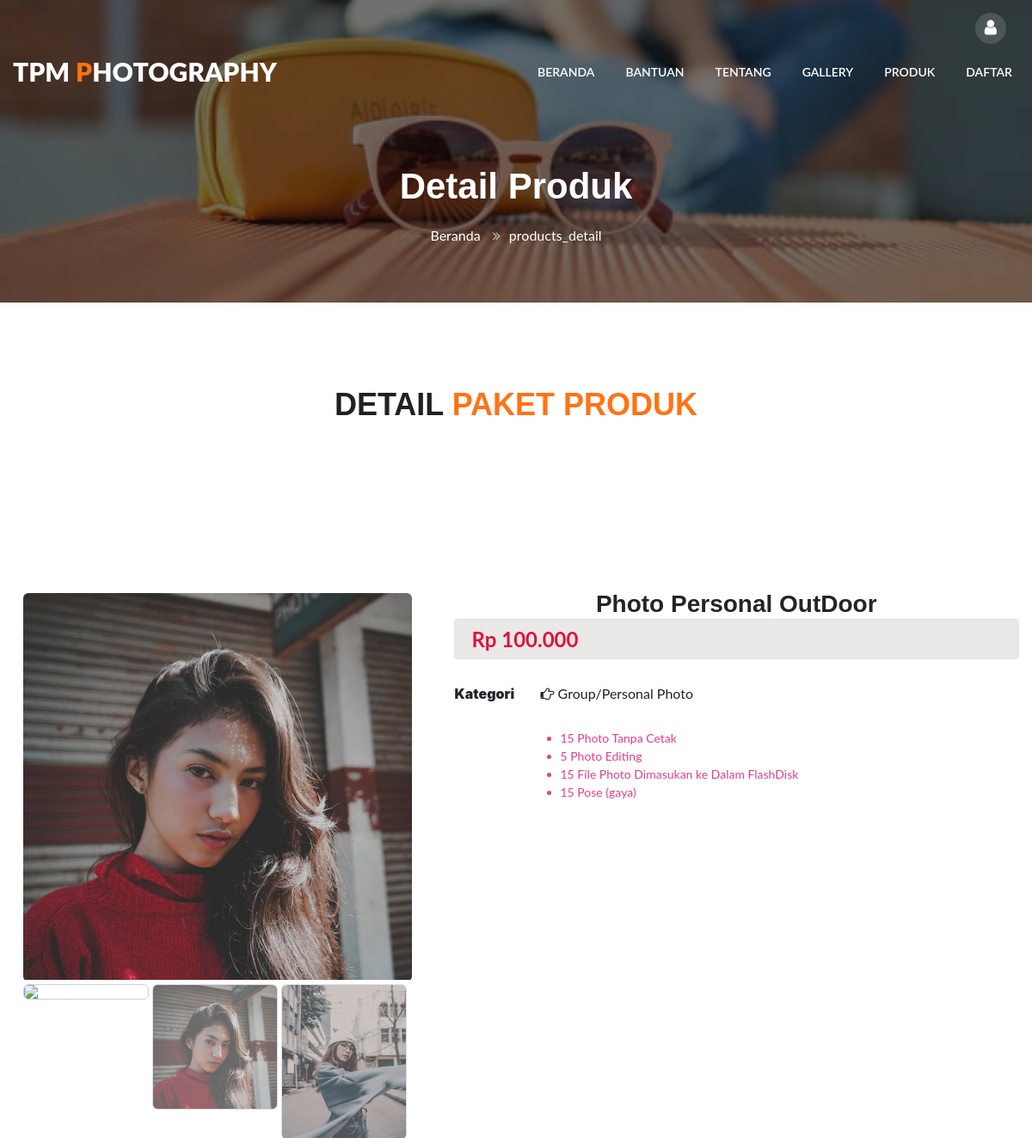
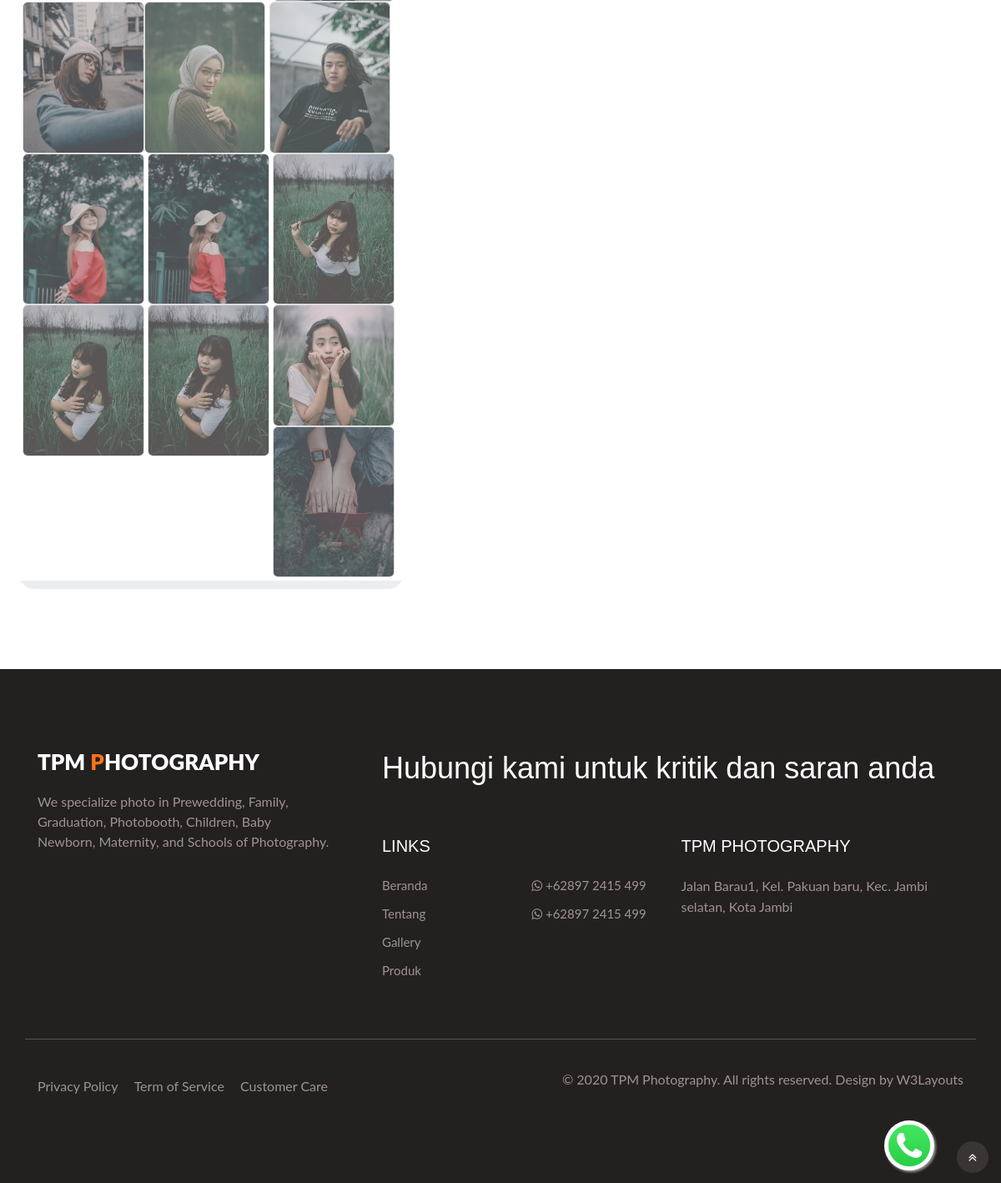
The page /Home/product_detail/12 on the database its author committed (2 pictures, top to bottom).
### tables this page shows
CREATE TABLE `gambar_produk` (
  `id` int(11) NOT NULL,
  `id_produk` int(11) NOT NULL,
  `gambar` text NOT NULL
);

CREATE TABLE `produk` (
  `id` int(11) NOT NULL,
  `judul` varchar(150) NOT NULL,
  `kategori` varchar(100) NOT NULL,
  `harga` float NOT NULL,
  `jumlah_orang` int(4) NOT NULL DEFAULT 1,
  `deskripsi` text DEFAULT NULL
);

CREATE TABLE `perusahaan` (
  `namafield` varchar(150) NOT NULL,
  `nilai` text NOT NULL
);

### application/controllers/Home.php (called while the page is built, shortened)
<?php
class Home extends CI_Controller {
	public function product_detail($id){
        $this->load->helper('default_helper');
        $this->load->model('Produk_model');
        $this->load->model('Kategori_produk_model');
        $p = $this->Produk_model->get_by_id($id);
		$data = array(
			'konten'=>'products_detail',
			'judul' => "Detail Produk",
			'kategori'=>$this->Kategori_produk_model->get_id($p->kategori),
            'produk_data' => $p,
            'gambar_data' => $this->Produk_model->get_gambar($id),
		);
		$this->load->view('container', $data);
	}
}

### index.php (called while the page is built, shortened)
<?php
require_once BASEPATH.'core/CodeIgniter.php';

### application/models/Produk_model.php (called while the page is built, shortened)
<?php
class Produk_model extends CI_Model
{
    public $table = 'produk';
    public $id = 'id';
    function get_by_id($id)
    {
        $this->db->where($this->id, $id);
        return $this->db->get($this->table)->row();
    }
    function get_gambar($id)
    {
        $this->db->where("id_produk", $id);
        return $this->db->get("gambar_produk")->result();
    }
}

### application/models/Kategori_produk_model.php (called while the page is built, shortened)
<?php
class Kategori_produk_model extends CI_Model
{
    public $table = 'kategori_produk';
    function get_id($k)
    {
        $this->db->where("kategori", $k);
        return $this->db->get($this->table)->row();
    }
}

### application/helpers/default_helper.php (called while the page is built, shortened)
<?php  if ( ! defined('BASEPATH')) exit('No direct script access allowed');
function format_number($number){
	$result = $number;
	if(strpos($number, ",")!==FALSE){
		$listNumber = explode(",", $number);
		$result = number_format($listNumber[0]);
		$result = str_replace(",", ".", $result);
		foreach ($listNumber as $value) {
			$result .= ",". $value;
		}
	}else{
		$result = number_format($number);
		$result = str_replace(",", ".", $result);
	};
	return $result;
}

### application/views/products_detail.php (the view, shortened to what this page needs)
<div class="row">
	<div class="col-lg-12 col-12 col-md-12">
		<section class="w3l-ecommerce-main">
			<div class="ecom-contenthny py-5">
				<div class="container py-lg-5">
					<h3 class="hny-title mb-0 text-center">Detail <span>Paket Produk</span></h3>
				</div>
			</div>
		</section>
	</div>
	<div class="col-lg-5 col-5 col-md-5">
		<div class="ecom-contenthny py-5">
			<div class="container py-lg-5">
				<div class="ecom-products-grids row " style="background-color: #ebedf0;border-radius: 18px; margin-left: 8px">
					<div class="flexslider">
						<ul class="slides">
							<?php foreach ($gambar_data as $key => $value) : ?>
								<li data-thumb="<?php echo $value->gambar ?>">
									<div class="thumb-image">
										<img src="<?php echo $value->gambar ?>" data-imagezoom="true" class="img-responsive" alt="">
									</div>
								</li>
							<?php endforeach ?>
						</ul>
					</div>
				</div>
			</div>
		</div>
	</div>
	<div class="col-lg-7 col-7 col-md-7">
		<section class="w3l-ecommerce-main">
			<div class="ecom-contenthny py-5">
				<div class="container py-lg-5">
					<div class="ecom-products-grids row">
						<h3 style="margin:auto !important;"><strong><?php echo $produk_data->judul ?></strong></h3>
					</div>
					<div class="card">
						<div class="card-body" style="background-color: #ebe8e8;height: 45px;">
							<p style="margin-bottom: 0px !important;color:#dc143c;font-size: 24px;margin-top: -15px;"><strong>Rp <?php echo format_number($produk_data->harga) ?></strong></p>
						</div>
					</div>
					<table>
						<tr>
							<th style="width: 100px;height: 80px;"><strong>Kategori</strong></th>
							<td><a href="Home/kategori/<?php echo $kategori->id ?>"><i class="fa fa-hand-o-right"></i>&nbsp;<?php echo $produk_data->kategori ?></a></td>
						</tr>
						<tr>
							<td>&nbsp;</td>
							<td><code><?php echo $produk_data->deskripsi ?></code></td>
						</tr>
					</table>
				</div>
			</div>
		</section>
	</div>
</div>

### application/views/container.php (shortened to what this page needs)
<!doctype html>
<html lang="zxx">
<head>
  <link rel="stylesheet" href="assets/vendor/font-awesome-5/css/fontawesome-all.min.css">
  <link rel="stylesheet" href="assets/css/style-starter.css">
  <link rel="stylesheet" href="assets/css/flexslider.css" type="text/css" media="screen" />
  <link rel="stylesheet" href="assets/css/lightbox.min.css">
  <link rel="stylesheet" href="assets/vendor/daterangepicker/daterangepicker.css">
  <link rel="stylesheet" href="assets/vendor/tempusdominus-bootstrap-4/css/tempusdominus-bootstrap-4.min.css">
</head>
<body>
  <?php
  if ($konten == 'home') {
    $this->load->view('_partials/header');
  } else {
    $this->load->view('_partials/header2');
  }
  ?>
  <?php
  $wa = NULL;
  $wa1 = $this->db->where('namafield', 'whatsapp1')->get('perusahaan')->row();
  $wa2 = $this->db->where('namafield', 'whatsapp2')->get('perusahaan')->row();
  if (isset($wa2->nilai) && $wa2->nilai != NULL) {
    $wa = $wa2->nilai;
  } else if (isset($wa1->nilai) && $wa1->nilai != NULL) {
    $wa = $wa1->nilai;
  }
  if ($wa != NULL) :
    if (substr($wa, 0, 1) == "0") {
      $wa = "62" . substr($wa, 1);
    } else if (substr($wa, 0, 1) == "+") {
      $wa = substr($wa, 1);
    };
    $wa = str_replace(" ", "", $wa);
    $wa = str_replace("-", "", $wa);
  ?>
    <a class="float" href="https://api.whatsapp.com/send?phone=<?php echo ($wa) ?>&text=<?php echo (urlencode('Hai TPM Photography, apakah saya bisa melakukan booking ?')) ?>&source=&data=">
    </a>
  <?php endif; ?>
  <?php $this->load->view($konten) ?>
  <?php $this->load->view('_partials/footer') ?>
</body>
</html>

### application/views/_partials/header2.php (shortened to what this page needs)
<section class="w3l-banner-slider-main inner-pagehny">
	<div class="breadcrumb-infhny">
		<div class="top-header-content">
			<header class="tophny-header">
				<div class="container-fluid">
					<div class="top-right-strip row">
						<ul class="top-hnt-right-content col-lg-6">
							<?php if ($this->session->userdata("level") == NULL) : ?>
								<li class="button-log usernhy">
									<a class="btn-open" href="#" onclick="return false">
										<span class="fa fa-user" aria-hidden="true"></span>
									</a>
								</li>
							<?php endif; ?>
						</ul>
					</div>
				</div>
				<nav class="navbar navbar-expand-lg navbar-light">
					<div class="container-fluid serarc-fluid">
						<a class="navbar-brand" href="index.html">
							TPM <span class="lohny">P</span>hotography</a>
						<div class="collapse navbar-collapse" id="navbarSupportedContent">
							<ul class="navbar-nav ml-auto">
								<li class="nav-item">
									<a class="nav-link" href="home">Beranda</a>
								</li>
								<li class="nav-item">
									<a class="nav-link" href="Home/help">Bantuan</a>
								</li>
								<li class="nav-item">
									<a class="nav-link" href="Home/about">Tentang</a>
								</li>
								<li class="nav-item">
									<a class="nav-link" href="Home/gallery">Gallery</a>
								</li>
								<li class="nav-item">
									<a class="nav-link" href="Home/product">Produk</a>
								</li>
								<?php if ($this->session->userdata("level") == "user") : ?>
									<li class="nav-item">
										<a class="nav-link" href="Home/profil">Profil Saya</a>
									</li>
									<li class="nav-item">
										<a class="nav-link" href="Home/logout" title="<?php echo ($this->session->userdata('nama')) ?>">Logout</a>
									</li>
								<?php else : ?>
									<li class="nav-item">
										<a class="nav-link" href="Home/register">Daftar</a>
									</li>
								<?php endif; ?>
							</ul>
						</div>
					</div>
				</nav>
			</header>
			<div class="breadcrumb-contentnhy">
				<div class="container">
					<nav aria-label="breadcrumb">
						<h2 class="hny-title text-center"><?php echo ($judul) ?></h2>
						<ol class="breadcrumb mb-0">
							<li><a href="home">Beranda</a>
								<span class="fa fa-angle-double-right"></span>
							</li>
							<li class="active"><?php echo $konten ?></li>
						</ol>
					</nav>
				</div>
			</div>
		</div>
</section>

### application/views/_partials/footer.php (shortened to what this page needs)
<section class="w3l-footer-22">
    <div class="footer-hny py-5">
        <div class="container py-lg-5">
            <div class="text-txt row">
                <div class="left-side col-lg-4">
                    <h3><a class="logo-footer" href="index.html">
                          TPM <span class="lohny">P</span>hotography</a></h3>
                    <p>We specialize photo in Prewedding, Family, Graduation, Photobooth, Children, Baby Newborn, Maternity, and Schools of Photography.</p>
                </div>
                <div class="right-side col-lg-8 pl-lg-5">
                    <h4>Hubungi kami untuk kritik dan saran anda</h4>
                    <div class="sub-columns">
                        <div class="sub-one-left">
                            <h6>Links</h6>
                            <div class="footer-hny-ul">
                                <ul>
                                    <li><a href="Home">Beranda</a></li>
                                    <li><a href="Home/About">Tentang</a></li>
                                    <li><a href="Home/Gallery">Gallery</a></li>
                                    <li><a href="Home/Product">Produk</a></li>
                                </ul>
                                <ul>
                                <?php
                                $wa1 = $this->db->where('namafield', 'whatsapp1')->get('perusahaan')->row();
                                $wa2 = $this->db->where('namafield', 'whatsapp2')->get('perusahaan')->row();
                                ?>
                                  <li><a href=""><i class="fa fa-whatsapp"></i> <?php echo (isset($wa1->nilai)? $wa1->nilai:NULL); ?></a></li>
                                  <li><a href=""><i class="fa fa-whatsapp"></i> <?php echo (isset($wa2->nilai) ? $wa2->nilai : NULL); ?></a></li>
                                </ul>
                            </div>
                        </div>
                        <div class="sub-two-right">
                            <h6>TPM Photography</h6>
                            <p class="mb-5"><?php echo $this->db->where('namafield','alamat_perusahaan')->get('perusahaan')->row()->nilai; ?></p>
                        </div>
                    </div>
                </div>
            </div>
            <div class="below-section row">
                <div class="columns col-lg-6">
                    <ul class="jst-link">
                        <li><a href="#">Privacy Policy </a> </li>
                        <li><a href="#">Term of Service</a></li>
                        <li><a href="contact.html">Customer Care</a> </li>
                    </ul>
                </div>
                <div class="columns col-lg-6 text-lg-right">
                    <p>© 2020 TPM Photography. All rights reserved. Design by <a href="https://w3layouts.com/" target="_blank">
                            W3Layouts</a>
                    </p>
                </div>
                <button onclick="topFunction()" id="movetop" title="Go to top">
                    <span class="fa fa-angle-double-up"></span>
                </button>
            </div>
        </div>
    </div>
</section>

### application/views/container.php (style rules this page uses)
.float { position: fixed; display: block; width: 60px; height: 60px; bottom: 15px; right: 80px; background-image: url("assets/images/wa.png"); background-size: cover; background-repeat: no-repeat; background-color: #fff; color: #FFF; border-radius: 50px; text-align: center; box-shadow: 2px 2px 3px #999; z-index: 1; }
code ul { margin-left: 23px; }

### rows shown on the page
gambar_produk: gambar (picture)
produk: judul "Photo Personal OutDoor", harga "100.000", kategori "Group/Personal Photo", deskripsi "15 Photo Tanpa Cetak 5 Photo Editing 15 File Photo Dimasukan ke Dalam FlashDisk 15 Pose (gaya)"
perusahaan: nilai "+62897 2415 499"
perusahaan: nilai "+62897 2415 499"
perusahaan: nilai "Jalan Barau1, Kel. Pakuan baru, Kec. Jambi selatan, Kota Jambi"

### other values the page prints
$judul "Detail Produk"
$konten "products_detail"
